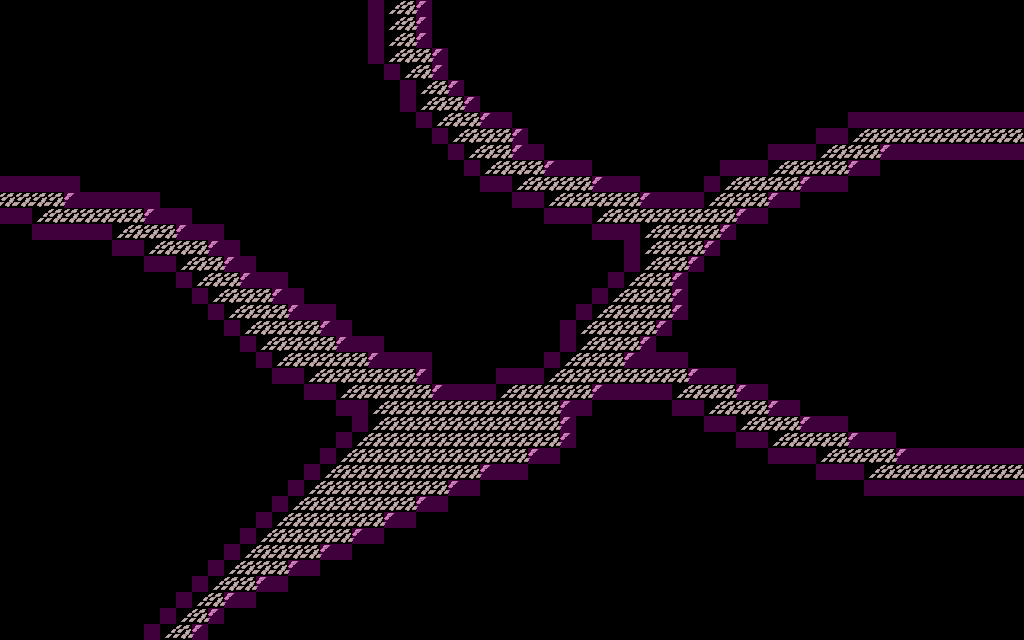

This is a level from a 2D game, rendered from its Tiled map with the project's own tilesets. A one-line summary and the map file follow, with tile-layer data summarised:
An orthogonal 64x40 tile map with 16x16 px tiles, 2 tile layers (floor, collision).

<map version="1.5" tiledversion="2021.03.23" orientation="orthogonal" renderorder="right-down" width="64" height="40" tilewidth="16" tileheight="16" infinite="0" nextlayerid="3" nextobjectid="1">
 <properties>
  <property name="clamp_camera" type="bool" value="true" />
  <property name="edges">{
	"down": {
		"type": "warp",
		"map": "petals/petals_maze_0.tmx",
		"pos": { 
			"x": {
				"type": "player",
				"property": "x"
			}, 
			"y":  1
		},
		"transition": {
			"type": "fade",
			"music": false
		}
	}
}</property>
  <property name="music" value="res/audio/music/petal.ogg" />
 </properties>
 <tileset firstgid="1" source="petals_tiles.tsx" />
 <layer id="1" name="floor" width="64" height="40">
  <data>[2560 cells, 394 non-empty, 3 distinct tile ids]</data>
 </layer>
 <layer id="2" name="collision" width="64" height="40" opacity="0.25">
  <properties>
   <property name="draw" type="bool" value="false" />
  </properties>
  <data>[2560 cells, 259 non-empty, 1 distinct tile ids]</data>
 </layer>
</map>
